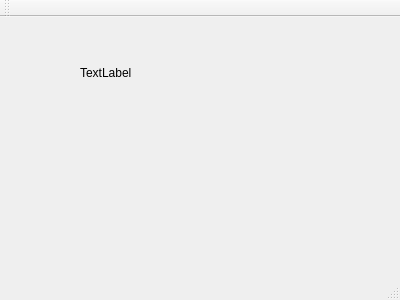
<?xml version="1.0" encoding="UTF-8"?>
<ui version="4.0">
 <class>MainWindow</class>
 <widget class="QMainWindow" name="MainWindow">
  <property name="geometry">
   <rect>
    <x>0</x>
    <y>0</y>
    <width>400</width>
    <height>300</height>
   </rect>
  </property>
  <property name="windowTitle">
   <string>MainWindow</string>
  </property>
  <widget class="QWidget" name="centralWidget">
   <widget class="QLabel" name="label_test">
    <property name="geometry">
     <rect>
      <x>80</x>
      <y>30</y>
      <width>131</width>
      <height>51</height>
     </rect>
    </property>
    <property name="text">
     <string>TextLabel</string>
    </property>
   </widget>
  </widget>
  <widget class="QMenuBar" name="menuBar">
   <property name="geometry">
    <rect>
     <x>0</x>
     <y>0</y>
     <width>400</width>
     <height>26</height>
    </rect>
   </property>
  </widget>
  <widget class="QToolBar" name="mainToolBar">
   <attribute name="toolBarArea">
    <enum>TopToolBarArea</enum>
   </attribute>
   <attribute name="toolBarBreak">
    <bool>false</bool>
   </attribute>
  </widget>
  <widget class="QStatusBar" name="statusBar"/>
 </widget>
 <layoutdefault spacing="6" margin="11"/>
 <resources/>
 <connections/>
</ui>
